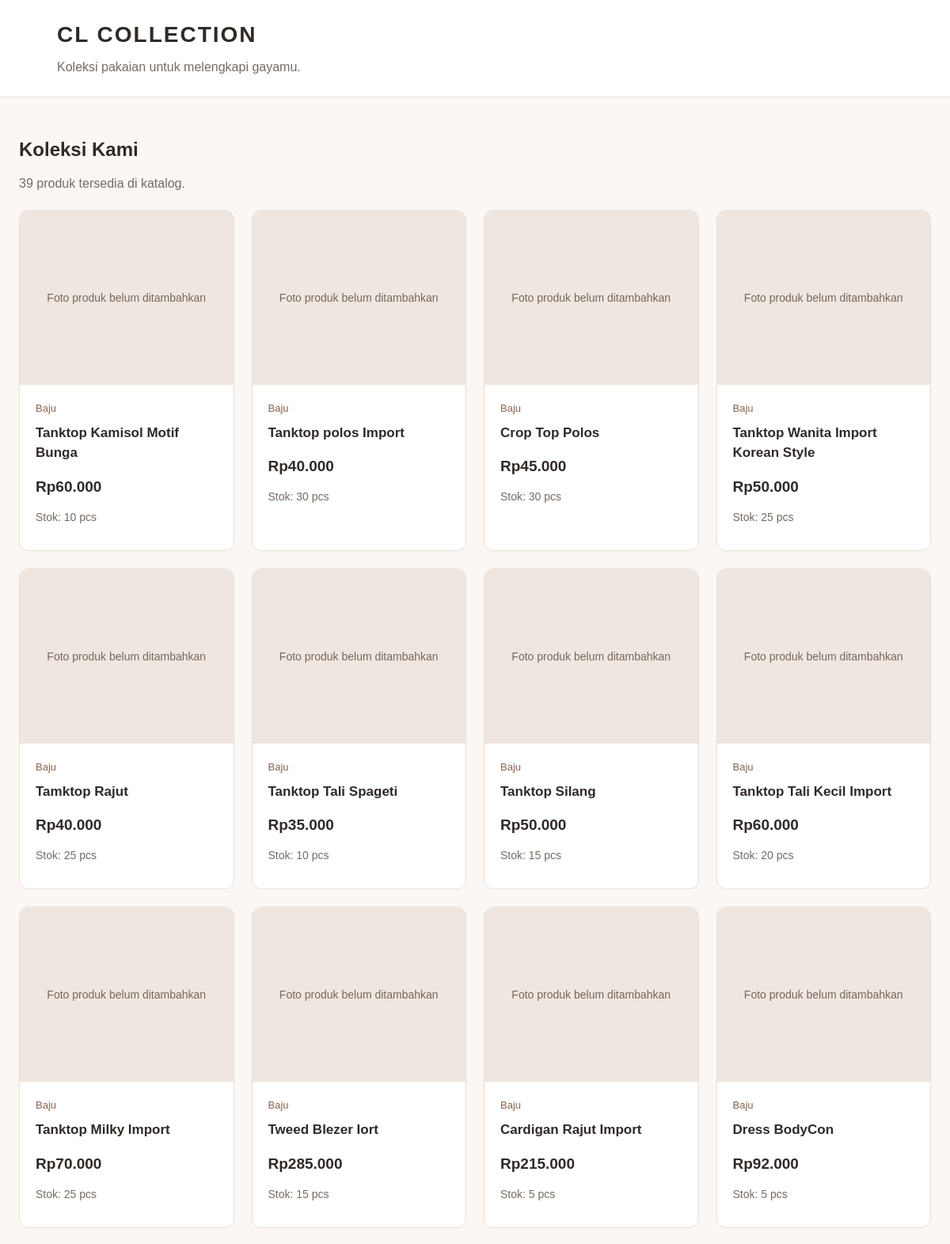
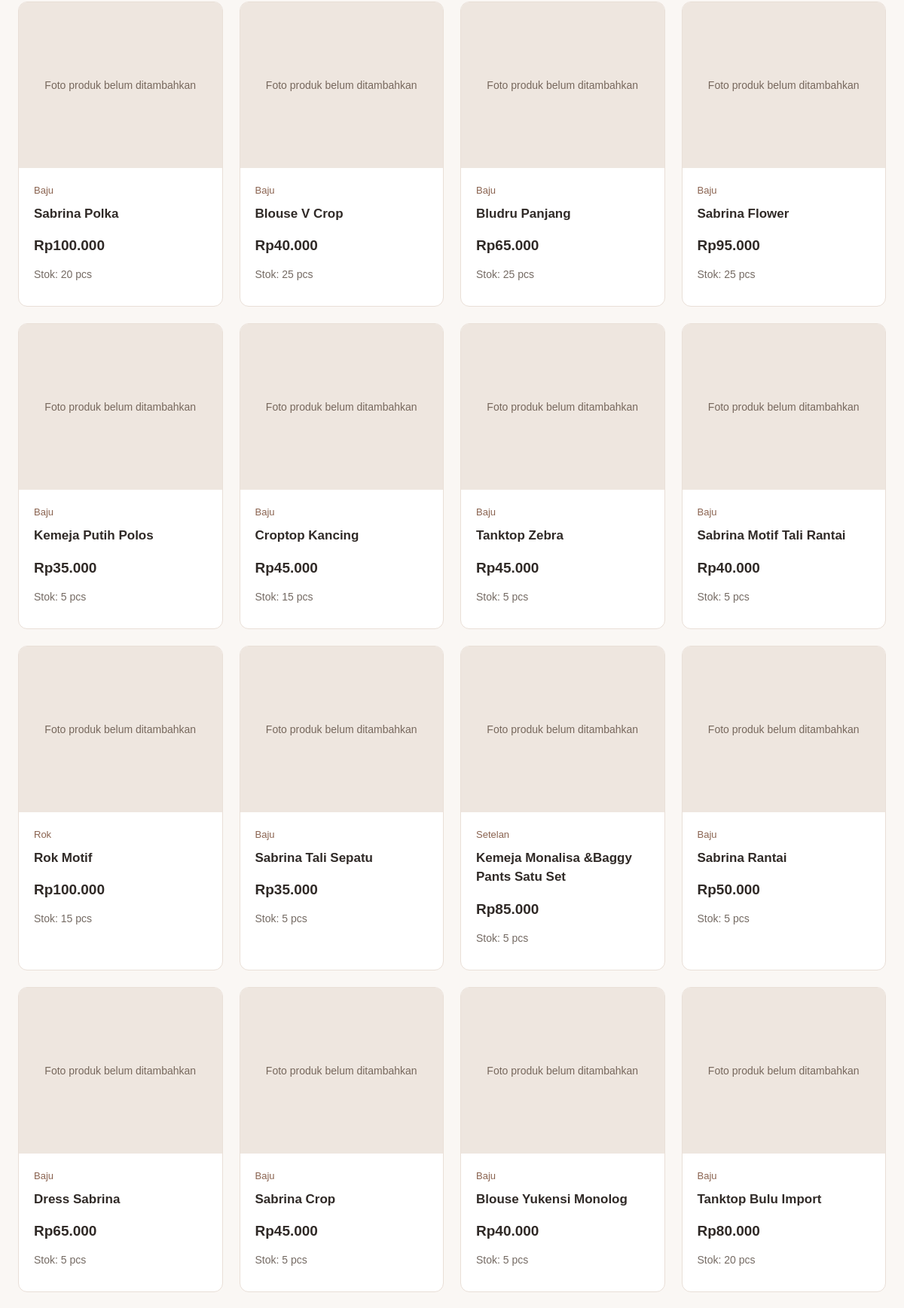
The page / (upper part) on the database its author committed (2 pictures, top to bottom).
### tables this page shows
CREATE TABLE `barang` (
  `id_barang` int(10) UNSIGNED NOT NULL,
  `id_brand` int(10) UNSIGNED NOT NULL,
  `id_jenis` int(10) UNSIGNED NOT NULL,
  `id_model` int(10) UNSIGNED NOT NULL,
  `nama_barang` varchar(150) NOT NULL,
  `deskripsi` text DEFAULT NULL,
  `harga_jual` float NOT NULL,
  `harga_beli` float NOT NULL DEFAULT 0,
  `aktif` tinyint(1) NOT NULL DEFAULT 1
);

CREATE TABLE `jenis_barang` (
  `id_jenis` int(10) UNSIGNED NOT NULL,
  `nama_jenis` varchar(50) NOT NULL,
  `keterangan` text DEFAULT NULL
);

### index.php (the view, shortened to what this page needs)
<?php
require __DIR__ . "/koneksi.php";
$produk = $koneksi->query("
    SELECT
        b.id_barang,
        b.nama_barang,
        b.harga_jual,
        j.nama_jenis,
        COALESCE(s.total_stok, 0) AS total_stok
    FROM barang AS b
    JOIN jenis_barang AS j ON j.id_jenis = b.id_jenis
    LEFT JOIN (
        SELECT id_barang, SUM(stok) AS total_stok
        FROM varian_barang
        GROUP BY id_barang
    ) AS s ON s.id_barang = b.id_barang
    WHERE b.aktif = 1
    ORDER BY b.id_barang
");
function aman($teks)
{
    return htmlspecialchars(
        (string) $teks,
        ENT_QUOTES,
        "UTF-8"
    );
}
?>
<!DOCTYPE html>
<html lang="id">
<head>
</head>
<body>
    <header>
        <h1>CL COLLECTION</h1>
        <p>Koleksi pakaian untuk melengkapi gayamu.</p>
    </header>
    <main>
        <div class="judul">
            <h2>Koleksi Kami</h2>
            <p><?= (int) $produk->num_rows ?> produk tersedia di katalog.</p>
        </div>
        <div class="katalog">
            <?php while ($barang = $produk->fetch_assoc()): ?>
                <article class="produk">
                    <div class="foto">
                        Foto produk belum ditambahkan
                    </div>
                    <div class="isi">
                        <span class="jenis">
                            <?= aman($barang["nama_jenis"]) ?>
                        </span>
                        <h3><?= aman($barang["nama_barang"]) ?></h3>
                        <p class="harga">
                            Rp<?= number_format(
                                (float) $barang["harga_jual"],
                                0,
                                ",",
                                "."
                            ) ?>
                        </p>
                        <p class="stok">
                            <?php if ((int) $barang["total_stok"] > 0): ?>
                                Stok: <?= (int) $barang["total_stok"] ?> pcs
                            <?php else: ?>
                                Stok habis
                            <?php endif; ?>
                        </p>
                    </div>
                </article>
            <?php endwhile; ?>
        </div>
    </main>
</body>
</html>

### index.php (style rules this page uses)
* { box-sizing: border-box; }
body { margin: 0; font-family: Arial, sans-serif; background: #faf7f4; color: #302a27; }
header { padding: 28px 6%; background: white; border-bottom: 1px solid #e9dfd7; }
header h1 { margin: 0; font-size: 28px; letter-spacing: 2px; }
header p { margin-bottom: 0; color: #756b64; }
main { max-width: 1200px; margin: auto; padding: 32px 24px; }
.judul { margin-bottom: 24px; }
.judul p { color: #756b64; }
.katalog { display: grid; grid-template-columns: repeat(auto-fit, minmax(240px, 1fr)); gap: 22px; }
.produk { background: white; border: 1px solid #e9dfd7; border-radius: 12px; overflow: hidden; }
.foto { height: 220px; display: flex; align-items: center; justify-content: center; background: #eee6df; color: #77685d; font-size: 14px; }
.isi { padding: 20px; }
.jenis { color: #8a6350; font-size: 13px; }
.produk h3 { margin: 10px 0; font-size: 17px; line-height: 1.5; }
.harga { font-size: 19px; font-weight: bold; }
.stok { color: #756b64; font-size: 14px; }

### rows shown on the page
barang: id_jenis.nama_jenis "Baju", nama_barang "Tanktop Kamisol Motif Bunga", harga_jual "60.000", total_stok "10"
barang: id_jenis.nama_jenis "Baju", nama_barang "Tanktop polos Import", harga_jual "40.000", total_stok "30"
barang: id_jenis.nama_jenis "Baju", nama_barang "Crop Top Polos", harga_jual "45.000", total_stok "30"
barang: id_jenis.nama_jenis "Baju", nama_barang "Tanktop Wanita Import Korean Style", harga_jual "50.000", total_stok "25"
barang: id_jenis.nama_jenis "Baju", nama_barang "Tamktop Rajut", harga_jual "40.000", total_stok "25"
barang: id_jenis.nama_jenis "Baju", nama_barang "Tanktop Tali Spageti", harga_jual "35.000", total_stok "10"
barang: id_jenis.nama_jenis "Baju", nama_barang "Tanktop Silang", harga_jual "50.000", total_stok "15"
barang: id_jenis.nama_jenis "Baju", nama_barang "Tanktop Tali Kecil Import", harga_jual "60.000", total_stok "20"
barang: id_jenis.nama_jenis "Baju", nama_barang "Tanktop Milky Import", harga_jual "70.000", total_stok "25"
barang: id_jenis.nama_jenis "Baju", nama_barang "Tweed Blezer Iort", harga_jual "285.000", total_stok "15"
barang: id_jenis.nama_jenis "Baju", nama_barang "Cardigan Rajut Import", harga_jual "215.000", total_stok "5"
barang: id_jenis.nama_jenis "Baju", nama_barang "Dress BodyCon", harga_jual "92.000", total_stok "5"
barang: id_jenis.nama_jenis "Baju", nama_barang "Sabrina Polka", harga_jual "100.000", total_stok "20"
barang: id_jenis.nama_jenis "Baju", nama_barang "Blouse V Crop", harga_jual "40.000", total_stok "25"
barang: id_jenis.nama_jenis "Baju", nama_barang "Bludru Panjang", harga_jual "65.000", total_stok "25"
barang: id_jenis.nama_jenis "Baju", nama_barang "Sabrina Flower", harga_jual "95.000", total_stok "25"
barang: id_jenis.nama_jenis "Baju", nama_barang "Kemeja Putih Polos", harga_jual "35.000", total_stok "5"
barang: id_jenis.nama_jenis "Baju", nama_barang "Croptop Kancing", harga_jual "45.000", total_stok "15"
barang: id_jenis.nama_jenis "Baju", nama_barang "Tanktop Zebra", harga_jual "45.000", total_stok "5"
barang: id_jenis.nama_jenis "Baju", nama_barang "Sabrina Motif Tali Rantai", harga_jual "40.000", total_stok "5"
barang: id_jenis.nama_jenis "Rok", nama_barang "Rok Motif", harga_jual "100.000", total_stok "15"
barang: id_jenis.nama_jenis "Baju", nama_barang "Sabrina Tali Sepatu", harga_jual "35.000", total_stok "5"
barang: id_jenis.nama_jenis "Setelan", nama_barang "Kemeja Monalisa &Baggy Pants Satu Set", harga_jual "85.000", total_stok "5"
barang: id_jenis.nama_jenis "Baju", nama_barang "Sabrina Rantai", harga_jual "50.000", total_stok "5"
barang: id_jenis.nama_jenis "Baju", nama_barang "Dress Sabrina", harga_jual "65.000", total_stok "5"
barang: id_jenis.nama_jenis "Baju", nama_barang "Sabrina Crop", harga_jual "45.000", total_stok "5"
barang: id_jenis.nama_jenis "Baju", nama_barang "Blouse Yukensi Monolog", harga_jual "40.000", total_stok "5"
barang: id_jenis.nama_jenis "Baju", nama_barang "Tanktop Bulu Import", harga_jual "80.000", total_stok "20"

### other values the page prints
$produk->num_rows "39"
